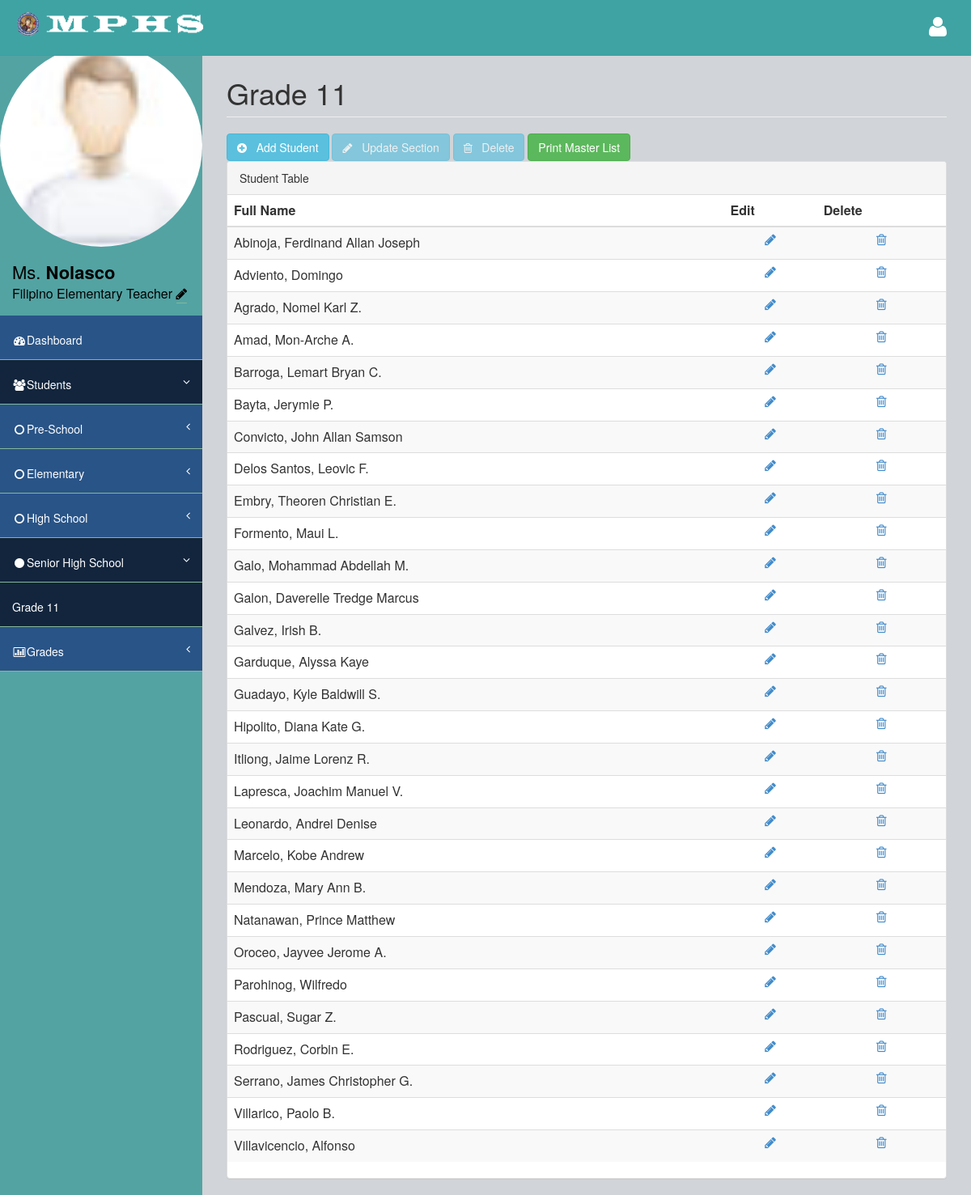
Screenshot of /Faculty/11_teacher_students.php (signed in) with the database file from the repository.
### tables this page shows
CREATE TABLE `faculty_tbl` (
  `fid` int(50) NOT NULL AUTO_INCREMENT,
  `id5` int(3) unsigned zerofill NOT NULL DEFAULT '002',
  `teacher_id` int(3) unsigned zerofill NOT NULL,
  `last_name` varchar(50) NOT NULL,
  `first_name` varchar(50) NOT NULL,
  `id4` int(3) unsigned zerofill NOT NULL DEFAULT '005',
  `subject_id` int(3) unsigned zerofill NOT NULL,
  `id3` int(3) unsigned zerofill NOT NULL DEFAULT '006',
  `section_id` int(3) unsigned zerofill NOT NULL,
  `user_name` varchar(50) NOT NULL,
  `user_email` varchar(50) NOT NULL,
  `user_pass` varchar(50) NOT NULL,
  `dec_pass` varchar(50) NOT NULL,
  `user_pic` varchar(255) NOT NULL DEFAULT 'user.jpg',
  `user_bio` varchar(255) NOT NULL,
  `date` date NOT NULL,
  `time` time NOT NULL,
  `hr` varchar(2) NOT NULL,
  `date2` date NOT NULL,
  `time2` time NOT NULL,
  `hr2` varchar(2) NOT NULL,
  PRIMARY KEY (`fid`,`teacher_id`)
);

### Faculty/11_teacher_students.php (the view, shortened to what this page needs)
<?php
include('check.php');
?>
<!DOCTYPE html>
<html>
<head>
	<?php include('link.php'); ?>
</head>
<body>
    <div id="wrapper">
        <nav class="navbar navbar-default navbar-fixed-top" role="navigation" id="navbar">
            <div class="navbar-header">
                <a class="navbar-brand" href="teacher.php"><img src="../images/ico/android-icon-48x48.png" alt="logo"><img src="../images/logo.png" alt="logo"></a>
            </div>
            <ul class="nav navbar-top-links navbar-right">
                <li class="dropdown">
                    <a class="dropdown-toggle" data-toggle="dropdown" href="#">
                        <i class="fa fa-user fa-2x"></i>
                    </a>
                </li>
            </ul>
        </nav>
        <nav class="navbar-default navbar-static-side" role="navigation">
            <div class="sidebar-collapse">
                <ul class="nav" id="side-menu">
                    <li>
                        <div class="user-section">
                            <?php
							$sql = "SELECT * FROM faculty_tbl WHERE user_email='".$_SESSION["user_email"]."'";
							$result = $conn->query($sql);
								if ($result->num_rows > 0) {
									while($row = $result->fetch_assoc())
									{
										?>
										<img src="../uploads/<?php echo $row['user_pic'];?>" alt="" width=250 height=250 style="border-radius: 50%;"/>
										<?php
									}
								}
							?>
                            <div class="user-info">
                                <div><?php
								$sql = "SELECT * FROM faculty_tbl where user_email='".$_SESSION["user_email"]."'";
								$result = $conn->query($sql);
								if ($result->num_rows > 0) {
									while($row = $result->fetch_assoc())
									{
									echo $row['first_name'];
									echo "<strong>".$row['last_name']."</strong>";
									echo "<br>";
									echo "<font size=3>";
									echo $row['user_bio'];
									?>
									<a href="user_settings.php">
									<font color=black>
										<i class="fa fa-pencil"></i>
									</font>
									</a>
									<?php
									echo "</font>";
									}
								}
							?></div>
                            </div>
                        </div>
                    </li>
                    <li>
                        <a href="teacher.php"><i class="fa fa-dashboard fa-fw"></i>Dashboard</a>
                    </li>
                    <li class="active selected a">
                        <a href="#"><i class="fa fa-users fa-fw"></i>Students<span class="fa arrow"></span></a>
                        <ul class="nav nav-second-level">
                            <li>
                                <a href="#"><i class="fa fa-circle-o fa-fw"></i>Pre-School<span class="fa arrow"></span></a>
                            </li>
                            <li>
                                <a href="#"><i class="fa fa-circle-o fa-fw"></i>Elementary<span class="fa arrow"></span></a>
                            </li>
                            <li>
                                <a href="#"><i class="fa fa-circle-o fa-fw"></i>High School<span class="fa arrow"></span></a>
                            </li>
                            <li class="active selected a">
                                <a href="#"><i class="fa fa-circle fa-fw"></i>Senior High School<span class="fa arrow"></span></a>
                                <ul class="nav nav-second-level">
                                    <li class="selected a">
                                        <a href="11_teacher_students.php">Grade 11</a>
                                    </li>
                                </ul>
                            </li>
                        </ul>
                    </li>
                    <li>
                        <a href="#"><i class="fa fa-bar-chart-o fa-fw"></i>Grades<span class="fa arrow"></span></a>
                    </li>
                </ul>
            </div>
        </nav>
        <div id="page-wrapper">
            <div class="row">
                <div class="col-lg-12">
                    <h1 class="page-header">Grade 11</h1>
                </div>
            </div>
			<a href="add_gennesaret.php">
				<button class="btn btn-info" type="button" id="btn-add"> <span class="fa fa-plus-circle"></span> &nbsp; Add Student</button>
			</a>
            <button class="btn btn-info" type="button" name="btn_upselc" disabled="disabled"> <span class="fa fa-pencil"></span> &nbsp; Update Section</button>
			<button class="btn btn-info" type="button" name="btn_delselc" disabled="disabled"> <span class="fa fa-trash-o"></span> &nbsp; Delete</button>
			<a href="view_list9.php">
				<button class="btn btn-success">Print Master List</button>
			</a>
            <div class="row">
                <div class="col-lg-12">
                    <div class="panel panel-default">
                        <div class="panel-heading">
                             Student Table
                        </div>
		<div class="content-loader">
		<form method="post">
        <table cellspacing="0" width="100%" id="example" class="table table-striped table-hover table-responsive">
        <thead>
        <tr>
        <th>Full Name</th>
        <th>Edit</th>
        <th>Delete</th>
        </tr>
        </thead>
        <tbody>
       <?php
        require_once 'connection.php';
        $stmt = $db_con->prepare("SELECT DISTINCT a.sgid,a.section_id,a.last_name,a.first_name FROM stud_grade_tbl AS a INNER JOIN grade_tbl AS b LEFT JOIN faculty_tbl AS c ON c.section_id=b.section_id WHERE b.grade_id=a.grade_id && a.section_id = '013'");
        $stmt->execute();
        while($row=$stmt->fetch(PDO::FETCH_ASSOC))
        {
            ?>
            <tr>
            <td><?php echo $row['last_name'].", ".$row['first_name']; ?></td>
            <td align="center">
            <a id="<?php echo $row['sgid']; ?>" class="edit-link" href="#" title="Edit">
            <i class="fa fa-pencil"></i>
            </a></td>
            <td align="center">
            <a id="<?php echo $row['sgid']; ?>" class="delete-link" href="#" title="Delete">
            <i class="fa fa-trash-o"></i>
            </a></td>
            </tr>
            <?php
        }
        ?>
        </tbody>
        </table>
		</form>
		</div>
        </div>
        </div>
        </div>
        </div>
</body>
</html>

### assets/css/style.css (style rules this page uses)
body { background-color: #f8f8f8; }
#wrapper { width: 100%; margin-top: 55px!important; background-color:#53a3a3; }
#page-wrapper { padding: 0 15px; min-height: 568px; background-color:rgb(209, 212, 216); }
.navbar-static-side ul li { background-color:#295487; !important; }
.navbar-top-links li { display: inline-block; }
.navbar-top-links li:last-child { margin-right: 15px; }
.navbar-top-links li a { padding: 20px; min-height: 50px; }
.arrow { float: right; }
.fa.arrow:before { content: "\f104"; }
.active > a > .fa.arrow:before { content: "\f107"; }
.selected.a { background-color: #12253d; }
.active.selected.a { background-color: #12253d; }
.nav-second-level li, .nav-third-level li { border-bottom: none !important; }
.nav-second-level li a { padding-left: 37px; }
@media (min-width:768px) { .navbar-static-side { z-index: 1; position: absolute; width: 250px; } }

### assets/css/main-style.css (style rules this page uses)
.user-info { display: block; color:#000!important; display: inline-block; padding: 15px; margin-bottom: 0px }
.navbar-top-links > li > a { color: #FFFFFF; }
.nav > li > a { padding: 20px 15px; }
#side-menu { background-color:#04B173; }
#side-menu a { color:#fff; border-bottom: 1px solid #84B899 !important; height: 55px; }
.selected { background-color:rgb(83, 163, 163); }
#navbar { background-color:rgb(63, 163, 163); }
.navbar-brand { padding-left:20px; }
.navbar-brand img { height:30px; }
.navbar-default { border-color: #27A6BE; }
@media (min-width:768px) { #page-wrapper { position: inherit; margin: 0 0 0 250px; padding: 0 30px; min-height: 1000px; } }

### Faculty/link.php (style rules this page uses)
.user-section { font-size:22px; background-color:rgb(83, 163, 163); }

### rows the page displays
faculty_tbl: user_pic (placeholder picture), first_name "Ms.", last_name "Nolasco", user_bio "Filipino Elementary Teacher"

### other values shown
$row['last_name'] "Abinoja"
$row['first_name'] "Ferdinand Allan Joseph"
$row['last_name'] "Adviento"
$row['first_name'] "Domingo"
$row['last_name'] "Agrado"
$row['first_name'] "Nomel Karl Z."
$row['last_name'] "Amad"
$row['first_name'] "Mon-Arche A."
$row['last_name'] "Barroga"
$row['first_name'] "Lemart Bryan C."
$row['last_name'] "Bayta"
$row['first_name'] "Jerymie P."
$row['last_name'] "Convicto"
$row['first_name'] "John Allan Samson"
$row['last_name'] "Delos Santos"
